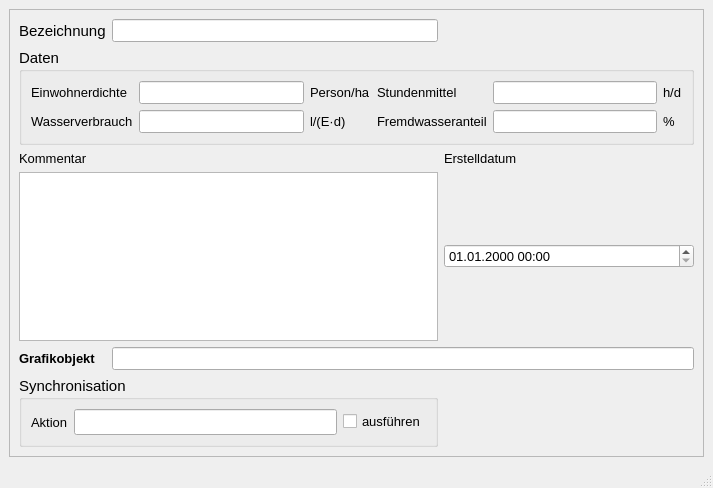
<?xml version="1.0" encoding="UTF-8"?>
<ui version="4.0">
 <class>MainWindow</class>
 <widget class="QMainWindow" name="MainWindow">
  <property name="enabled">
   <bool>true</bool>
  </property>
  <property name="geometry">
   <rect>
    <x>0</x>
    <y>0</y>
    <width>713</width>
    <height>488</height>
   </rect>
  </property>
  <property name="minimumSize">
   <size>
    <width>570</width>
    <height>420</height>
   </size>
  </property>
  <property name="font">
   <font>
    <family>Tahoma</family>
    <pointsize>10</pointsize>
   </font>
  </property>
  <property name="windowTitle">
   <string>Einzugsgebiet</string>
  </property>
  <widget class="QWidget" name="centralwidget">
   <layout class="QGridLayout" name="gridLayout">
    <item row="0" column="0">
     <widget class="QScrollArea" name="scrollArea">
      <property name="widgetResizable">
       <bool>true</bool>
      </property>
      <widget class="QWidget" name="scrollAreaWidgetContents">
       <property name="geometry">
        <rect>
         <x>0</x>
         <y>0</y>
         <width>689</width>
         <height>411</height>
        </rect>
       </property>
       <layout class="QGridLayout" name="gridLayout_2">
        <item row="0" column="0">
         <widget class="QLabel" name="label">
          <property name="font">
           <font>
            <family>Tahoma</family>
            <pointsize>11</pointsize>
           </font>
          </property>
          <property name="text">
           <string>Bezeichnung</string>
          </property>
         </widget>
        </item>
        <item row="0" column="1">
         <widget class="QLineEdit" name="tgnam">
          <property name="toolTip">
           <string>&lt;html&gt;&lt;head/&gt;&lt;body&gt;&lt;p&gt;Eindeutige Bezeichnung&lt;/p&gt;&lt;/body&gt;&lt;/html&gt;</string>
          </property>
          <property name="statusTip">
           <string>Eindeutige Bezeichnung</string>
          </property>
         </widget>
        </item>
        <item row="1" column="0" colspan="3">
         <widget class="QGroupBox" name="groupBox_3">
          <property name="font">
           <font>
            <family>Tahoma</family>
            <pointsize>11</pointsize>
           </font>
          </property>
          <property name="title">
           <string>Daten</string>
          </property>
          <layout class="QGridLayout" name="gridLayout_3">
           <item row="0" column="0">
            <widget class="QLabel" name="label_3">
             <property name="font">
              <font>
               <family>Tahoma</family>
               <pointsize>10</pointsize>
              </font>
             </property>
             <property name="text">
              <string>Einwohnerdichte</string>
             </property>
            </widget>
           </item>
           <item row="0" column="1">
            <widget class="QLineEdit" name="ewdichte">
             <property name="font">
              <font>
               <family>Tahoma</family>
               <pointsize>10</pointsize>
              </font>
             </property>
             <property name="toolTip">
              <string>&lt;html&gt;&lt;head/&gt;&lt;body&gt;&lt;p&gt;Einwohnerdichte (zur Berechnung des häuslichen Schmutzwasseranfalls)&lt;/p&gt;&lt;/body&gt;&lt;/html&gt;</string>
             </property>
             <property name="statusTip">
              <string>Einwohnerdichte (zur Berechnung des häuslichen Schmutzwasseranfalls)</string>
             </property>
            </widget>
           </item>
           <item row="0" column="2">
            <widget class="QLabel" name="label_8">
             <property name="font">
              <font>
               <family>Tahoma</family>
               <pointsize>10</pointsize>
              </font>
             </property>
             <property name="text">
              <string>Person/ha</string>
             </property>
            </widget>
           </item>
           <item row="0" column="3">
            <widget class="QLabel" name="label_6">
             <property name="font">
              <font>
               <family>Tahoma</family>
               <pointsize>10</pointsize>
              </font>
             </property>
             <property name="text">
              <string>Stundenmittel</string>
             </property>
            </widget>
           </item>
           <item row="0" column="4">
            <widget class="QLineEdit" name="stdmittel">
             <property name="font">
              <font>
               <family>Tahoma</family>
               <pointsize>10</pointsize>
              </font>
             </property>
             <property name="toolTip">
              <string>&lt;html&gt;&lt;head/&gt;&lt;body&gt;&lt;p&gt;Anzahl der Stunden pro Tag, an denen der Wasserverbrauch anfällt&lt;/p&gt;&lt;/body&gt;&lt;/html&gt;</string>
             </property>
             <property name="statusTip">
              <string>Anzahl der Stunden pro Tag, an denen der Wasserverbrauch anfällt</string>
             </property>
            </widget>
           </item>
           <item row="0" column="5">
            <widget class="QLabel" name="label_11">
             <property name="font">
              <font>
               <family>Tahoma</family>
               <pointsize>10</pointsize>
              </font>
             </property>
             <property name="text">
              <string>h/d</string>
             </property>
            </widget>
           </item>
           <item row="1" column="0">
            <widget class="QLabel" name="label_5">
             <property name="font">
              <font>
               <family>Tahoma</family>
               <pointsize>10</pointsize>
              </font>
             </property>
             <property name="text">
              <string>Wasserverbrauch</string>
             </property>
            </widget>
           </item>
           <item row="1" column="1">
            <widget class="QLineEdit" name="wverbrauch">
             <property name="font">
              <font>
               <family>Tahoma</family>
               <pointsize>10</pointsize>
              </font>
             </property>
             <property name="toolTip">
              <string>&lt;html&gt;&lt;head/&gt;&lt;body&gt;&lt;p&gt;Wassermenge pro Einwohner und Tag&lt;/p&gt;&lt;/body&gt;&lt;/html&gt;</string>
             </property>
             <property name="statusTip">
              <string>Wassermenge pro Einwohner und Tag</string>
             </property>
            </widget>
           </item>
           <item row="1" column="2">
            <widget class="QLabel" name="label_10">
             <property name="font">
              <font>
               <family>Tahoma</family>
               <pointsize>10</pointsize>
              </font>
             </property>
             <property name="text">
              <string>l/(E·d)</string>
             </property>
            </widget>
           </item>
           <item row="1" column="3">
            <widget class="QLabel" name="label_20">
             <property name="font">
              <font>
               <family>Tahoma</family>
               <pointsize>10</pointsize>
              </font>
             </property>
             <property name="text">
              <string>Fremdwasseranteil</string>
             </property>
            </widget>
           </item>
           <item row="1" column="4">
            <widget class="QLineEdit" name="fremdwas">
             <property name="font">
              <font>
               <family>Tahoma</family>
               <pointsize>10</pointsize>
              </font>
             </property>
             <property name="toolTip">
              <string>&lt;html&gt;&lt;head/&gt;&lt;body&gt;&lt;p&gt;Zuschlag des Fremdwassers in Prozent des Schmutzwassers&lt;/p&gt;&lt;/body&gt;&lt;/html&gt;</string>
             </property>
             <property name="statusTip">
              <string>Zuschlag des Fremdwassers in Prozent des Schmutzwassers</string>
             </property>
            </widget>
           </item>
           <item row="1" column="5">
            <widget class="QLabel" name="label_9">
             <property name="font">
              <font>
               <family>Tahoma</family>
               <pointsize>10</pointsize>
              </font>
             </property>
             <property name="text">
              <string>%</string>
             </property>
            </widget>
           </item>
          </layout>
         </widget>
        </item>
        <item row="2" column="0">
         <widget class="QLabel" name="label_14">
          <property name="text">
           <string>Kommentar</string>
          </property>
         </widget>
        </item>
        <item row="2" column="2">
         <widget class="QLabel" name="label_70">
          <property name="text">
           <string>Erstelldatum</string>
          </property>
         </widget>
        </item>
        <item row="3" column="0" colspan="2">
         <widget class="QTextEdit" name="kommentar">
          <property name="toolTip">
           <string>&lt;html&gt;&lt;head/&gt;&lt;body&gt;&lt;p&gt;Platz für zusätzliche Kommentare.&lt;/p&gt;&lt;/body&gt;&lt;/html&gt;</string>
          </property>
          <property name="statusTip">
           <string>Platz für zusätzliche Kommentare.</string>
          </property>
         </widget>
        </item>
        <item row="3" column="2">
         <widget class="QgsDateTimeEdit" name="createdat">
          <property name="minimumSize">
           <size>
            <width>250</width>
            <height>0</height>
           </size>
          </property>
          <property name="currentSection">
           <enum>QDateTimeEdit::DaySection</enum>
          </property>
          <property name="displayFormat">
           <string>dd.MM.yyyy HH:mm</string>
          </property>
         </widget>
        </item>
        <item row="4" column="0">
         <widget class="QLabel" name="label_21">
          <property name="font">
           <font>
            <family>Tahoma</family>
            <pointsize>10</pointsize>
            <weight>75</weight>
            <bold>true</bold>
           </font>
          </property>
          <property name="text">
           <string>Grafikobjekt</string>
          </property>
         </widget>
        </item>
        <item row="4" column="1" colspan="2">
         <widget class="QLineEdit" name="objekt">
          <property name="toolTip">
           <string>&lt;html&gt;&lt;head/&gt;&lt;body&gt;&lt;p&gt;Textbeschreibung (WKT) des Grafikobjekts&lt;/p&gt;&lt;/body&gt;&lt;/html&gt;</string>
          </property>
          <property name="statusTip">
           <string>Textbeschreibung des Grafikobjekts</string>
          </property>
         </widget>
        </item>
        <item row="5" column="0" colspan="2">
         <widget class="QGroupBox" name="groupBox_sync">
          <property name="font">
           <font>
            <family>Tahoma</family>
            <pointsize>11</pointsize>
           </font>
          </property>
          <property name="title">
           <string>Synchronisation</string>
          </property>
          <layout class="QGridLayout" name="gridLayout_4">
           <item row="0" column="0">
            <widget class="QLabel" name="label_19">
             <property name="font">
              <font>
               <family>Tahoma</family>
               <pointsize>10</pointsize>
              </font>
             </property>
             <property name="text">
              <string>Aktion</string>
             </property>
            </widget>
           </item>
           <item row="0" column="1">
            <widget class="QLineEdit" name="aktion">
             <property name="toolTip">
              <string>&lt;html&gt;&lt;head/&gt;&lt;body&gt;&lt;p&gt;Maßnahme zur Synchronisation&lt;/p&gt;&lt;/body&gt;&lt;/html&gt;</string>
             </property>
             <property name="statusTip">
              <string>Maßnahme zur Synchronisation</string>
             </property>
            </widget>
           </item>
           <item row="0" column="2">
            <widget class="QCheckBox" name="status">
             <property name="font">
              <font>
               <family>Tahoma</family>
               <pointsize>10</pointsize>
              </font>
             </property>
             <property name="toolTip">
              <string>Synchronisation aktivieren</string>
             </property>
             <property name="statusTip">
              <string>Synchronisation aktivieren</string>
             </property>
             <property name="text">
              <string>ausführen</string>
             </property>
            </widget>
           </item>
          </layout>
         </widget>
        </item>
       </layout>
      </widget>
     </widget>
    </item>
   </layout>
  </widget>
  <widget class="QMenuBar" name="menubar">
   <property name="geometry">
    <rect>
     <x>0</x>
     <y>0</y>
     <width>713</width>
     <height>27</height>
    </rect>
   </property>
  </widget>
  <widget class="QStatusBar" name="statusbar"/>
 </widget>
 <customwidgets>
  <customwidget>
   <class>QgsDateTimeEdit</class>
   <extends>QDateTimeEdit</extends>
   <header>qgsdatetimeedit.h</header>
  </customwidget>
 </customwidgets>
 <tabstops>
  <tabstop>tgnam</tabstop>
  <tabstop>ewdichte</tabstop>
  <tabstop>wverbrauch</tabstop>
  <tabstop>stdmittel</tabstop>
  <tabstop>fremdwas</tabstop>
  <tabstop>kommentar</tabstop>
 </tabstops>
 <resources/>
 <connections/>
</ui>
